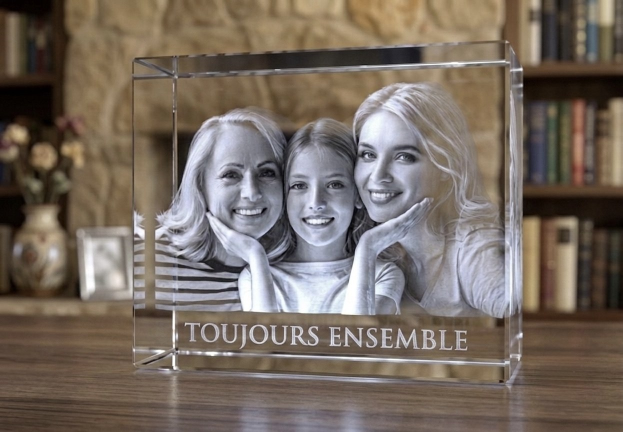
#> input picture tools/video/hyperframes-noel-13pieces/assets/img/p01.jpg, 1245 x 864 px (shown at 1/2 size)
$ python vectoriser.py ../video/hyperframes-noel-13pieces/assets/img/p01.jpg ../video/hyperframes-noel-13pieces/assets/img/p02.jpg 1.0 5
#> lines starting #> are read from the running program, lines starting #| are printed output that depends on the picture; after the words box and inside, x2 and y2 are one past the last pixel; in counts of white or black regions, pixels touching at a corner belong together
#!/usr/bin/env python3
"""Dessin du site (JPG / PNG / WebP) → SVG VECTORIEL pour le laser (tracés noirs, aucun pixel).
Usage : python3 tools/gravure/vectoriser.py <image> <sortie.svg> [largeur_mm=60] [seuil 0-255, sinon automatique]
Méthode : fond transparent aplati en blanc, gris, image agrandie ×3 (courbes plus lisses), seuil automatique
(Otsu), puis potrace (apt install potrace) : courbes de Bézier, petites taches < 6 px retirées.
Le SVG porte sa taille réelle en mm (hauteur au prorata)."""
import sys, subprocess, tempfile, os, re
from PIL import Image, ImageOps

def otsu(img):
    h = img.histogram(); total = sum(h); s = sum(i * h[i] for i in range(256))
    sb = wb = 0; best = (0, 128)
    for t in range(256):
        wb += h[t]
        if not wb: continue
        wf = total - wb
        if not wf: break
        sb += t * h[t]; mb = sb / wb; mf = (s - sb) / wf
        v = wb * wf * (mb - mf) ** 2
        if v > best[0]: best = (v, t)
    return best[1]

def vectoriser(src, out, largeur_mm=60.0, seuil=None):
#> called with largeur_mm = 1, seuil = 5
    im = Image.open(src)
#> im is the input picture: PIL image 1245x864 RGB; mean R, G, B 118.9, 107.2, 97.4
    a = None
    if im.mode in ("RGBA", "LA", "P") or "transparency" in im.info:
        im = im.convert("RGBA"); a = im.getchannel("A")
    g = ImageOps.grayscale(im.convert("RGB"))
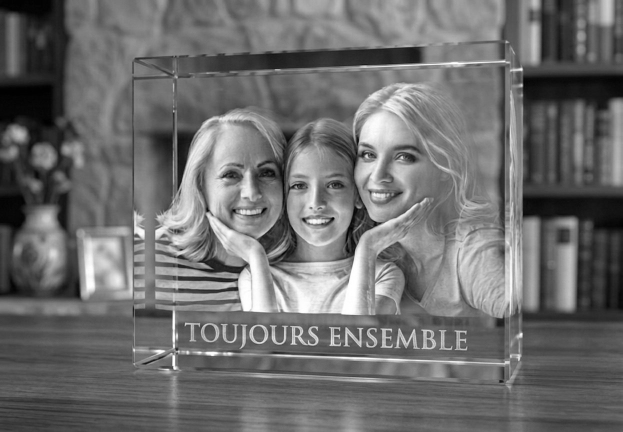
#> g: PIL image 1245x864 L (shown at 1/2 size); min 0, max 255, mean 109.6
    if a is not None and a.getextrema()[0] < 250:
        # Fond transparent : l'encre = ce qui est opaque. Dessin CLAIR sur transparent (cristaux, blanc) → encre = alpha × clarté.
        lum = [v for v, al in zip(g.getdata(), a.getdata()) if al > 128]
        clair = lum and sum(lum) / len(lum) > 150
        from PIL import ImageChops
        encre = ImageChops.multiply(a, g) if clair else ImageChops.multiply(a, ImageOps.invert(g))
        g = ImageOps.invert(encre)
    elif g.resize((1, 1)).getpixel((0, 0)) < 110: g = ImageOps.invert(g)  # dessin clair sur fond sombre → trait noir
    g = g.resize((g.width * 3, g.height * 3), Image.LANCZOS)
#> g: PIL image 3735x2592 L
    # seuil forcé (ex. 235) pour garder les parties GRISES d'un dessin (étoiles semi-transparentes de « Meilleur Papa »)
    t = otsu(g) if seuil is None else seuil
#> t = 5
    bw = g.point(lambda p: 0 if p <= t else 255, "1")
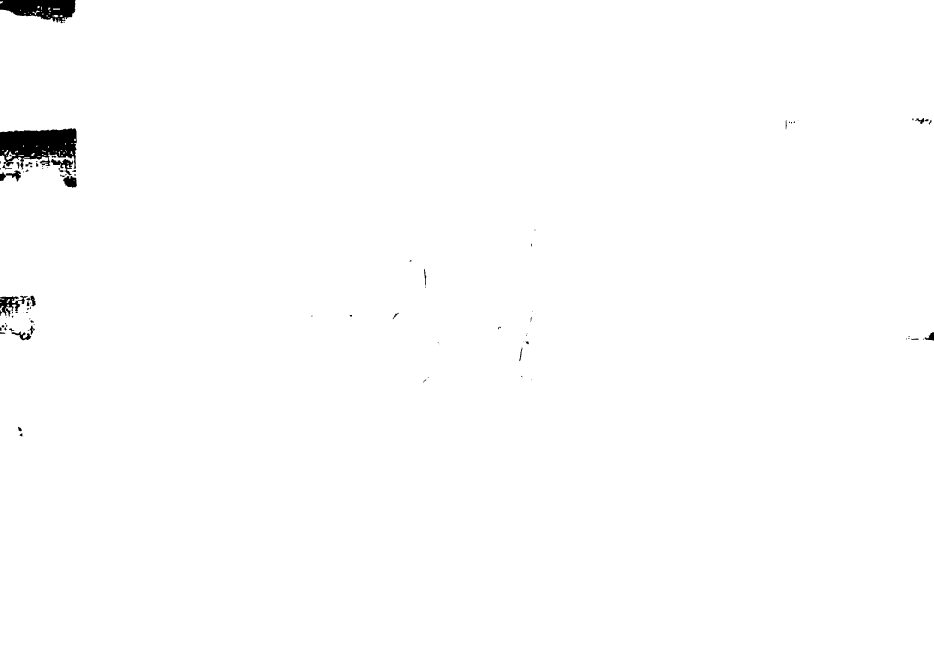
#> bw: PIL image 3735x2592 1 (shown at 1/4 size); 99.3% white; 95 black regions (36 under 20 px), largest, box (x1, y1, x2, y2) and area: (0, 513, 307, 678) 33429, (0, 0, 303, 93) 18608, (0, 1183, 111, 1266) 3731
    with tempfile.TemporaryDirectory() as d:
        pbm = os.path.join(d, "a.pbm"); bw.save(pbm)
        h_mm = largeur_mm * bw.height / bw.width
#> h_mm = 0.694
        subprocess.run(["potrace", pbm, "-s", "-t", "6", "-a", "1", "-O", "0.4", "-W", f"{largeur_mm}mm", "-H", f"{h_mm:.2f}mm", "-o", out], check=True)
#> (this line was passed over: subprocess is not available in this run)
#> (the run stopped early here; a loop or call above may not have finished)

$ run again, on tools/video/hyperframes-noel-13pieces/assets/img/p03.jpg
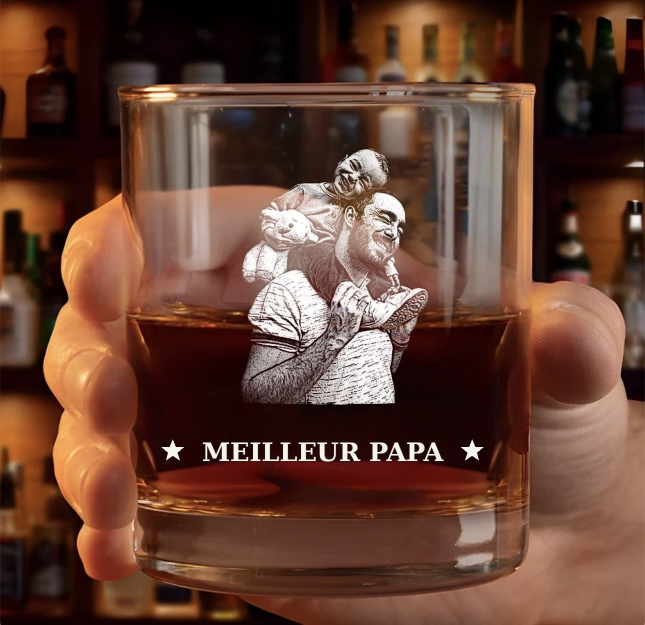
#> input picture tools/video/hyperframes-noel-13pieces/assets/img/p03.jpg, 1290 x 1249 px (shown at 1/2 size)
#> in vectoriser, im is the input picture: PIL image 1290x1249 RGB; mean R, G, B 100.8, 65.2, 51.1
#> in vectoriser, `elif g.resize((1, 1)).getpixel((0, 0)) < 110: g = ImageOps.invert(g)`:
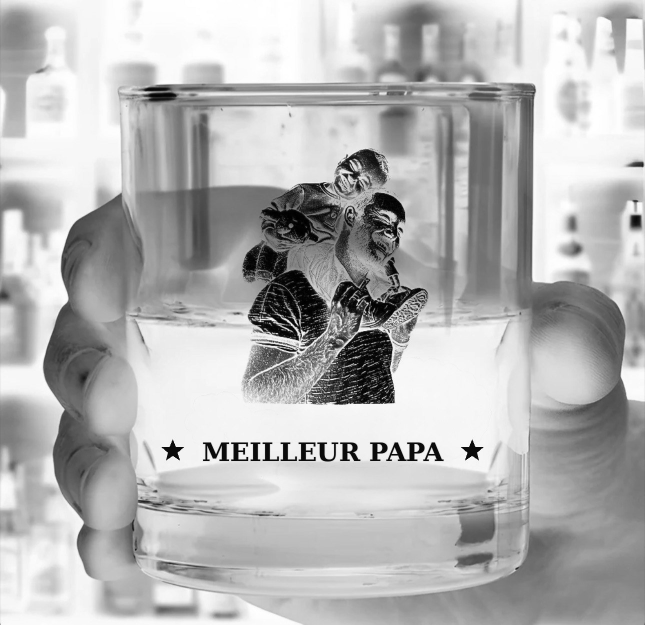
#> g: PIL image 1290x1249 L (shown at 1/2 size); min 0, max 255, mean 180.8
#> t = 5
#> in vectoriser, `bw = g.point(lambda p: 0 if p <= t else 255, "1")`:
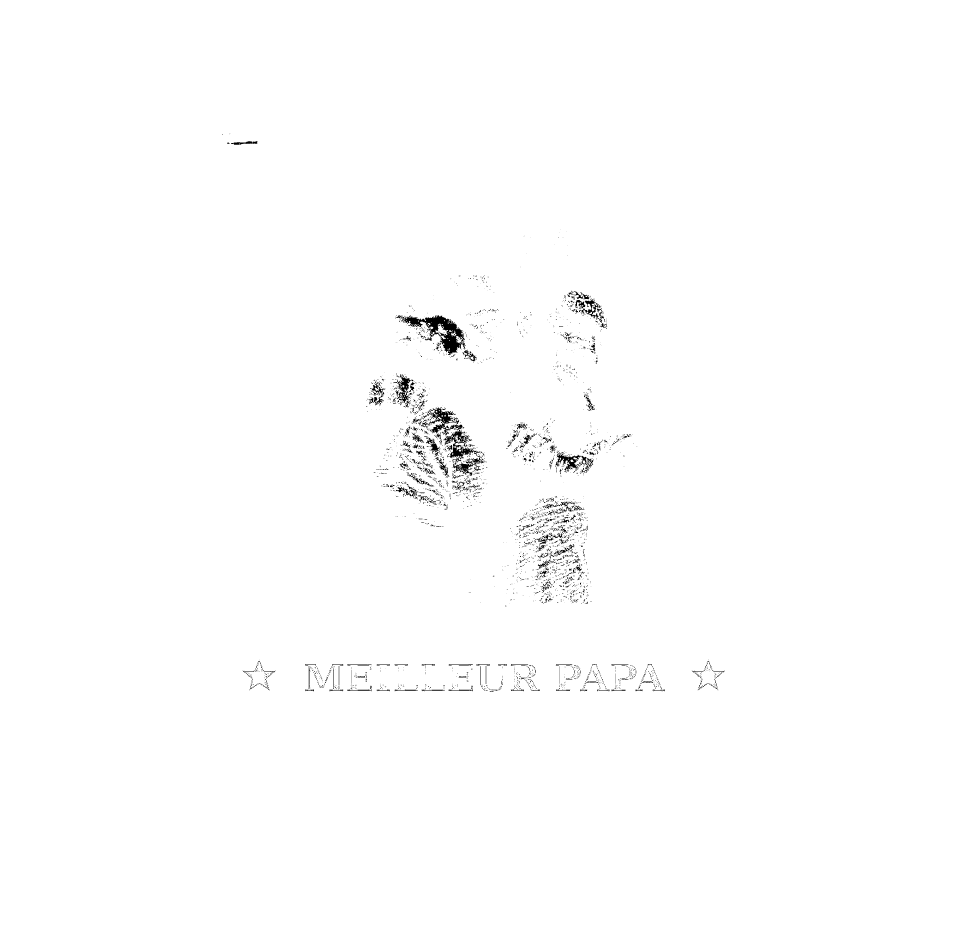
#> bw: PIL image 3870x3747 1 (shown at 1/4 size); 99.3% white; 2907 black regions (2291 under 20 px), largest, box (x1, y1, x2, y2) and area: (1584, 1260, 1862, 1420) 13576, (1774, 1719, 1921, 1833) 5032, (1689, 1630, 1823, 1734) 4156
